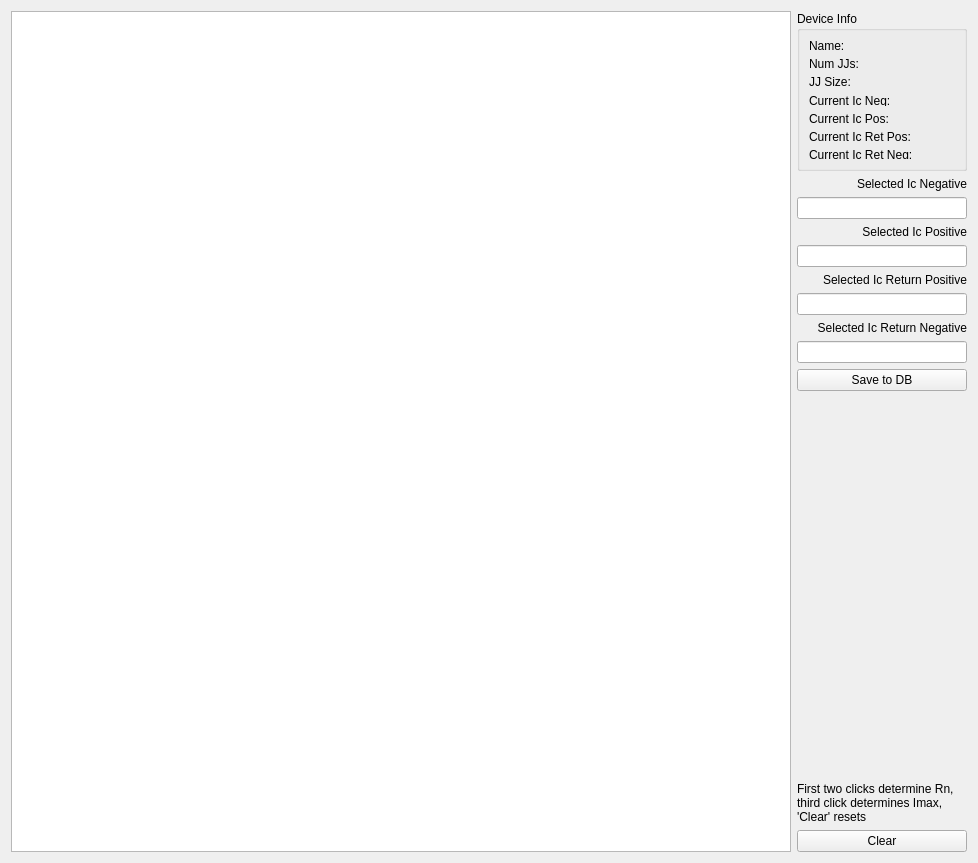
        <widget class="QWidget" name="fix_Ic">
         <attribute name="title">
          <string>Fix IC</string>
         </attribute>
         <layout class="QGridLayout" name="gridLayout_17">
          <item row="0" column="0" rowspan="13">
           <widget class="PlotWidget" name="graphicsView_Ic">
            <property name="sizePolicy">
             <sizepolicy hsizetype="Expanding" vsizetype="Expanding">
              <horstretch>0</horstretch>
              <verstretch>0</verstretch>
             </sizepolicy>
            </property>
            <property name="minimumSize">
             <size>
              <width>780</width>
              <height>841</height>
             </size>
            </property>
           </widget>
          </item>
          <item row="0" column="1">
           <widget class="QGroupBox" name="groupBox_7">
            <property name="minimumSize">
             <size>
              <width>170</width>
              <height>0</height>
             </size>
            </property>
            <property name="maximumSize">
             <size>
              <width>180</width>
              <height>160</height>
             </size>
            </property>
            <property name="title">
             <string>Device Info</string>
            </property>
            <layout class="QVBoxLayout" name="verticalLayout_13">
             <item>
              <widget class="QLabel" name="nameLabel_2">
               <property name="text">
                <string>Name:</string>
               </property>
              </widget>
             </item>
             <item>
              <widget class="QLabel" name="numLabel_2">
               <property name="text">
                <string>Num JJs:</string>
               </property>
              </widget>
             </item>
             <item>
              <widget class="QLabel" name="sizeLabel_2">
               <property name="text">
                <string>JJ Size:</string>
               </property>
              </widget>
             </item>
             <item>
              <widget class="QLabel" name="current_Ic_Neg">
               <property name="text">
                <string>&lt;html&gt;&lt;head/&gt;&lt;body&gt;&lt;p&gt;Current Ic Neg:&lt;/p&gt;&lt;/body&gt;&lt;/html&gt;</string>
               </property>
              </widget>
             </item>
             <item>
              <widget class="QLabel" name="current_Ic_Pos">
               <property name="text">
                <string>&lt;html&gt;&lt;head/&gt;&lt;body&gt;&lt;p&gt;Current Ic Pos:&lt;/p&gt;&lt;/body&gt;&lt;/html&gt;</string>
               </property>
              </widget>
             </item>
             <item>
              <widget class="QLabel" name="current_Ic_Ret_Pos">
               <property name="text">
                <string>&lt;html&gt;&lt;head/&gt;&lt;body&gt;&lt;p&gt;Current Ic Ret Pos:&lt;/p&gt;&lt;/body&gt;&lt;/html&gt;</string>
               </property>
              </widget>
             </item>
             <item>
              <widget class="QLabel" name="current_Ic_Ret_Neg">
               <property name="text">
                <string>&lt;html&gt;&lt;head/&gt;&lt;body&gt;&lt;p&gt;Current Ic Ret Neg:&lt;/p&gt;&lt;/body&gt;&lt;/html&gt;</string>
               </property>
              </widget>
             </item>
            </layout>
           </widget>
          </item>
          <item row="1" column="1">
           <widget class="QLabel" name="label_60">
            <property name="text">
             <string>&lt;html&gt;&lt;head/&gt;&lt;body&gt;&lt;p&gt;Selected Ic Negative&lt;/p&gt;&lt;/body&gt;&lt;/html&gt;</string>
            </property>
            <property name="alignment">
             <set>Qt::AlignRight|Qt::AlignTrailing|Qt::AlignVCenter</set>
            </property>
           </widget>
          </item>
          <item row="2" column="1">
           <widget class="QLineEdit" name="Select_Ic_Neg">
            <property name="sizePolicy">
             <sizepolicy hsizetype="Minimum" vsizetype="Fixed">
              <horstretch>0</horstretch>
              <verstretch>0</verstretch>
             </sizepolicy>
            </property>
            <property name="minimumSize">
             <size>
              <width>170</width>
              <height>0</height>
             </size>
            </property>
            <property name="maximumSize">
             <size>
              <width>180</width>
              <height>16777215</height>
             </size>
            </property>
            <property name="text">
             <string/>
            </property>
            <property name="readOnly">
             <bool>true</bool>
            </property>
           </widget>
          </item>
          <item row="3" column="1">
           <widget class="QLabel" name="label_68">
            <property name="text">
             <string>&lt;html&gt;&lt;head/&gt;&lt;body&gt;&lt;p&gt;Selected Ic Positive&lt;/p&gt;&lt;/body&gt;&lt;/html&gt;</string>
            </property>
            <property name="alignment">
             <set>Qt::AlignRight|Qt::AlignTrailing|Qt::AlignVCenter</set>
            </property>
           </widget>
          </item>
          <item row="4" column="1">
           <widget class="QLineEdit" name="Select_Ic_Pos">
            <property name="sizePolicy">
             <sizepolicy hsizetype="Minimum" vsizetype="Fixed">
              <horstretch>0</horstretch>
              <verstretch>0</verstretch>
             </sizepolicy>
            </property>
            <property name="minimumSize">
             <size>
              <width>170</width>
              <height>0</height>
             </size>
            </property>
            <property name="maximumSize">
             <size>
              <width>180</width>
              <height>16777215</height>
             </size>
            </property>
            <property name="readOnly">
             <bool>true</bool>
            </property>
           </widget>
          </item>
          <item row="5" column="1">
           <widget class="QLabel" name="label_70">
            <property name="text">
             <string>&lt;html&gt;&lt;head/&gt;&lt;body&gt;&lt;p align=&quot;right&quot;&gt;Selected Ic Return Positive&lt;/p&gt;&lt;/body&gt;&lt;/html&gt;</string>
            </property>
           </widget>
          </item>
          <item row="6" column="1">
           <widget class="QLineEdit" name="Select_Ic_Ret_Pos">
            <property name="minimumSize">
             <size>
              <width>170</width>
              <height>0</height>
             </size>
            </property>
            <property name="maximumSize">
             <size>
              <width>180</width>
              <height>16777215</height>
             </size>
            </property>
           </widget>
          </item>
          <item row="7" column="1">
           <widget class="QLabel" name="label_71">
            <property name="text">
             <string>&lt;html&gt;&lt;head/&gt;&lt;body&gt;&lt;p align=&quot;right&quot;&gt;Selected Ic Return Negative&lt;/p&gt;&lt;/body&gt;&lt;/html&gt;</string>
            </property>
           </widget>
          </item>
          <item row="8" column="1">
           <widget class="QLineEdit" name="Select_Ic_Ret_Neg">
            <property name="minimumSize">
             <size>
              <width>170</width>
              <height>0</height>
             </size>
            </property>
            <property name="maximumSize">
             <size>
              <width>180</width>
              <height>16777215</height>
             </size>
            </property>
           </widget>
          </item>
          <item row="9" column="1">
           <widget class="QPushButton" name="saveIcButton">
            <property name="enabled">
             <bool>true</bool>
            </property>
            <property name="minimumSize">
             <size>
              <width>170</width>
              <height>0</height>
             </size>
            </property>
            <property name="maximumSize">
             <size>
              <width>180</width>
              <height>16777215</height>
             </size>
            </property>
            <property name="text">
             <string>Save to DB</string>
            </property>
            <property name="checkable">
             <bool>false</bool>
            </property>
           </widget>
          </item>
          <item row="10" column="1">
           <spacer name="verticalSpacer_6">
            <property name="orientation">
             <enum>Qt::Vertical</enum>
            </property>
            <property name="sizeHint" stdset="0">
             <size>
              <width>20</width>
              <height>381</height>
             </size>
            </property>
           </spacer>
          </item>
          <item row="11" column="1">
           <widget class="QLabel" name="label_69">
            <property name="sizePolicy">
             <sizepolicy hsizetype="Minimum" vsizetype="Minimum">
              <horstretch>0</horstretch>
              <verstretch>0</verstretch>
             </sizepolicy>
            </property>
            <property name="minimumSize">
             <size>
              <width>20</width>
              <height>0</height>
             </size>
            </property>
            <property name="text">
             <string>First two clicks determine Rn, third click determines Imax, 'Clear' resets</string>
            </property>
            <property name="wordWrap">
             <bool>true</bool>
            </property>
           </widget>
          </item>
          <item row="12" column="1">
           <widget class="QPushButton" name="clearICButton">
            <property name="text">
             <string>Clear</string>
            </property>
           </widget>
          </item>
         </layout>
        </widget>
